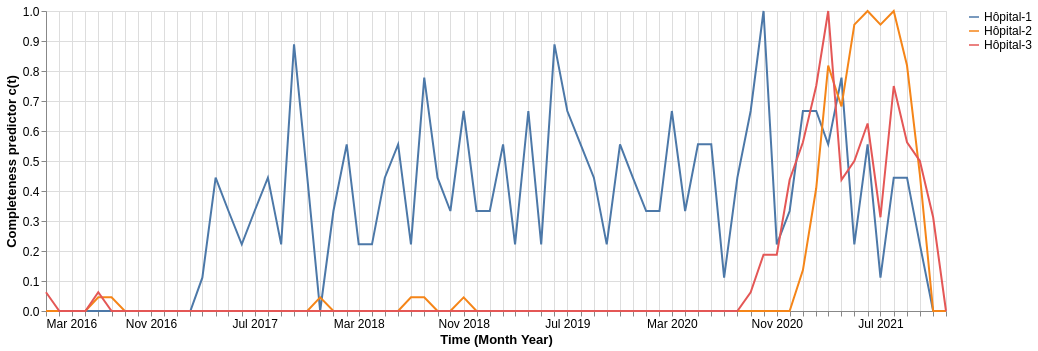

The Vega-Lite source for this figure:
### Vega-Lite specification from a JSON file in a GitHub repository (floating-point values rounded to 4 significant figures; data arrays with more than 128 entries replaced by an {"elided": "..."} marker saying what was removed)
{"config": {"view": {"continuousWidth": 300, "continuousHeight": 300}, "axis": {"labelFontSize": 12, "labelLimit": 500, "titleFontSize": 13}, "legend": {"labelFontSize": 12, "labelLimit": 500, "titleFontSize": 13}}, "data": {"name": "data-0fe7da145f03e792b0925d05a9755069"}, "mark": {"type": "line"}, "encoding": {"color": {"field": "value", "sort": {"field": "n_visit", "op": "sum", "order": "descending"}, "title": null, "type": "nominal"}, "opacity": {"condition": {"param": "param_7", "value": 1}, "value": 0.2}, "tooltip": [{"field": "value", "title": "Index", "type": "nominal"}, {"field": "date", "timeUnit": "yearmonth", "title": "Date", "type": "temporal"}, {"field": "c", "format": ".2f", "title": "c(t)", "type": "quantitative"}], "x": {"axis": {"grid": true, "labelAngle": 0, "tickCount": "month"}, "field": "date", "timeUnit": "yearmonth", "title": "Time (Month Year)", "type": "temporal"}, "y": {"axis": {"grid": true}, "field": "c", "title": "Completeness predictor c(t)", "type": "quantitative"}}, "height": 300, "params": [{"name": "param_7", "select": {"type": "point", "fields": ["value"]}, "bind": "legend"}], "transform": [{"fold": ["care_site_short_name"], "as": ["index", "value"]}, {"joinaggregate": [{"op": "sum", "field": "n_visit", "as": "sum_visit"}], "groupby": ["value", "date"]}, {"joinaggregate": [{"op": "max", "field": "sum_visit", "as": "max_visit"}], "groupby": ["value"]}, {"calculate": "(datum.sum_visit / datum.max_visit)", "as": "c"}], "width": 900, "$schema": "https://vega.github.io/schema/vega-lite/v5.8.0.json", "datasets": {"data-0fe7da145f03e792b0925d05a9755069": {"elided": "210 records"}}}
